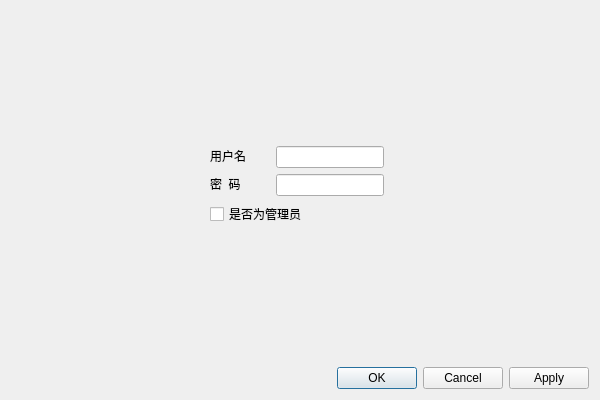
<?xml version="1.0" encoding="UTF-8"?>
<ui version="4.0">
 <class>AccountManager</class>
 <widget class="QDialog" name="AccountManager">
  <property name="geometry">
   <rect>
    <x>0</x>
    <y>0</y>
    <width>600</width>
    <height>400</height>
   </rect>
  </property>
  <property name="minimumSize">
   <size>
    <width>600</width>
    <height>400</height>
   </size>
  </property>
  <property name="maximumSize">
   <size>
    <width>600</width>
    <height>400</height>
   </size>
  </property>
  <property name="windowTitle">
   <string>Dialog</string>
  </property>
  <layout class="QGridLayout" name="gridLayout">
   <item row="0" column="1">
    <spacer name="verticalSpacer">
     <property name="orientation">
      <enum>Qt::Vertical</enum>
     </property>
     <property name="sizeHint" stdset="0">
      <size>
       <width>20</width>
       <height>114</height>
      </size>
     </property>
    </spacer>
   </item>
   <item row="1" column="0">
    <spacer name="horizontalSpacer">
     <property name="orientation">
      <enum>Qt::Horizontal</enum>
     </property>
     <property name="sizeHint" stdset="0">
      <size>
       <width>150</width>
       <height>20</height>
      </size>
     </property>
    </spacer>
   </item>
   <item row="1" column="1" colspan="2">
    <layout class="QVBoxLayout" name="verticalLayout">
     <item>
      <layout class="QFormLayout" name="formLayout">
       <item row="0" column="0">
        <widget class="QLabel" name="label">
         <property name="minimumSize">
          <size>
           <width>60</width>
           <height>20</height>
          </size>
         </property>
         <property name="maximumSize">
          <size>
           <width>60</width>
           <height>20</height>
          </size>
         </property>
         <property name="text">
          <string>用户名</string>
         </property>
        </widget>
       </item>
       <item row="0" column="1">
        <widget class="QLineEdit" name="usernameLineEdit"/>
       </item>
      </layout>
     </item>
     <item>
      <layout class="QFormLayout" name="formLayout_2">
       <item row="0" column="0">
        <widget class="QLabel" name="label_2">
         <property name="minimumSize">
          <size>
           <width>60</width>
           <height>20</height>
          </size>
         </property>
         <property name="maximumSize">
          <size>
           <width>60</width>
           <height>20</height>
          </size>
         </property>
         <property name="text">
          <string>密  码</string>
         </property>
        </widget>
       </item>
       <item row="0" column="1">
        <widget class="QLineEdit" name="passwordLineEdit"/>
       </item>
      </layout>
     </item>
     <item>
      <widget class="QCheckBox" name="isSupperCheckBox">
       <property name="text">
        <string>是否为管理员</string>
       </property>
      </widget>
     </item>
    </layout>
   </item>
   <item row="1" column="3">
    <spacer name="horizontalSpacer_2">
     <property name="orientation">
      <enum>Qt::Horizontal</enum>
     </property>
     <property name="sizeHint" stdset="0">
      <size>
       <width>166</width>
       <height>20</height>
      </size>
     </property>
    </spacer>
   </item>
   <item row="2" column="1">
    <spacer name="verticalSpacer_2">
     <property name="orientation">
      <enum>Qt::Vertical</enum>
     </property>
     <property name="sizeHint" stdset="0">
      <size>
       <width>20</width>
       <height>114</height>
      </size>
     </property>
    </spacer>
   </item>
   <item row="3" column="2" colspan="2">
    <widget class="QDialogButtonBox" name="buttonBox">
     <property name="standardButtons">
      <set>QDialogButtonBox::Apply|QDialogButtonBox::Cancel|QDialogButtonBox::Ok</set>
     </property>
    </widget>
   </item>
  </layout>
 </widget>
 <resources/>
 <connections/>
</ui>
